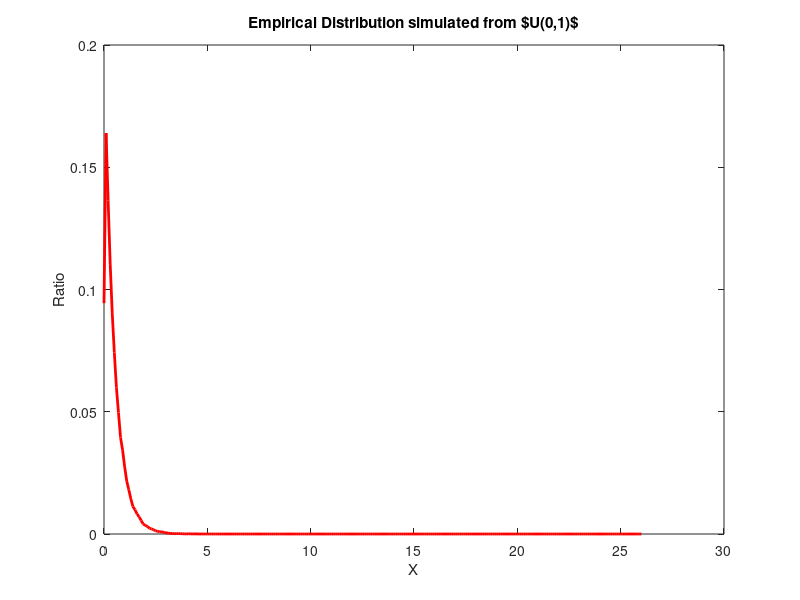

Source code (MATLAB):
%% Lab 4, Chapter 6 - Simulation. (Due on 09:00 PM, Feb 27, 2015)
% Random number generator is based on the simulation theory.
% Simulation is to accosiate two distributions, specifically speaking,
% associate the probability of two events defined on two random variables X and Y.
% X, Y can be either discrete, or continuouse.

%% Generate random numbers for random variable $X\sim Bin(3, 0.5)$ 
%% 
% *A. Generate 10000 numbers directly from binornd() function*
numOfPoints = 10^5;
n = 3;
p = 0.5;
xs = binornd(n, 0.5, [1, numOfPoints]); 
max(xs);
min(xs);

%%
% Now let's draw the empirical distribution of the random numbers.
% Let's count the number of random numbers we get for values {0, 1, 2, 3}, respectively.
valueCounts = hist(xs, 0:1:3);
valueRatios = valueCounts / numOfPoints;
plot(0:1:3, valueRatios,'r.', 'MarkerSize', 40);
title('Empirical Distribution');
xlabel('X');
ylabel('Ratio');

%% 
% *B. Generate 10000 binormial numbers by simulation using $U\sim U(0,1)$ distribution.*
% According to the table of Homework Q1.
%%
% $P(X = 0) = P(0 \leq U < 1/8) = 1/8, P(X = 1) = P(1/8 \leq U < 4/8) =
% 3/8$, 
%%
% $P(X = 2) = P(4/8 \leq U < 7/8) = 3/8, P(X = 3) = P(7/8 \leq U < 1) = 1/8$.
% So the code would be, 
%%
% 1) if we get a random number u within [0, 1/8), we assume we get the a 0 for X, 
%%
% 2) else if we get a random number u within [1/8, 4/8), we assume we get a 1 for X, 
%%
% 3) else if we get a random number u within [4/8, 7/8), we assume we get a 2 for X, 
%%
% 4) else if we get a random number u within [7/8,1) we assume we get a 3 for X. 

xs_simulated = [];
us = unifrnd(0,1, [1,numOfPoints]);
for i = 1:numOfPoints
    u = us(i);
    if( u >= 0 && u < 1/8)
        x = 0;
    elseif( u >= 1/8 && u < 4/8 )
        x = 1;
    elseif( u >= 4/8 && u < 7/8 )
        x = 2;
    elseif( u>= 7/8 && u < 1 )
        x = 3;
    end
    xs_simulated(i) = x;
end

%%
% Plot the empirical distribution for xs_simulated
valueCounts = hist(xs_simulated, 0:3);
valueRatios = valueCounts / numOfPoints;
plot(0:3, valueRatios,'r.', 'MarkerSize', 40);
title('Empirical Distribution simulated from $U(0,1)');
xlabel('X');
ylabel('Ratio');

%% Generate random numbers for random variable $X \sim Exp(2)$
% *A. Generate 10000 numbers directly from exprnd() function*
numOfPoints = 10^5;
lambda = 2;
xs = exprnd(1/lambda, [1, numOfPoints]);  % Pay attention exprnd() takes a parameter mu, which is 1/lambda.
max(xs);
min(xs);

%%
% Now we can draw the empirical distribution for xs.
% Since xs can be [0, infinity), we will set the stepsize a little smaller,
% but not too small.
valueCounts = hist(xs, 0:0.1:26);
valueRatios = valueCounts / numOfPoints;
plot(0:0.1:26, valueRatios,'r-','LineWidth', 2);
title('Empirical Distribution');
xlabel('X');
ylabel('Ratio');

% *B. Generate 10000 numbers by simulation using $U\sim U(0,1)$ distribution.*
%% 
% According to the formula in Homework 5 Q3. The simulation rule is:
%%
% $x = -\frac{1}{2}ln(1-u)$. So the pseducode shall be:
%%
% For any random number u we get, let $~~~x = -\frac{1}{2}ln(1-u)$.
xs_simulated = [];
us = unifrnd(0,1, [1,numOfPoints]);
for i = 1:numOfPoints
    u = us(i);
    x = -1/2 * log(1 - u);
    xs_simulated(i) = x;
end
valueCounts = hist(xs_simulated, 0:0.1:26);
valueRatios = valueCounts / numOfPoints;
plot(0:0.1:26, valueRatios,'r-','LineWidth', 2);
title('Empirical Distribution simulated from $U(0,1)$');
xlabel('X');
ylabel('Ratio');


%% Assignments
% *Question1* . Generate 100000 random numbers for $X \sim Geo(0.5)$
% distribution.
%%
% a). Generate using Matlab built-in function
% <http://www.mathworks.com/help/stats/geornd.html geornd()>.
%%
% b). Generate by simulation using $U \sim U(0,1)$ distribution.
%%
% c). Draw the empirical distribution for the numbers generated from a) or b). Do they look similar?
%%
% *Extra Credits(5 points)* . Generate 100000 random numbers for $X \sim Par(3)$ distribution.
%%
% a). Generate using Matlab built-in function <http://www.mathworks.com/help/stats/gprnd.html gprnd()> . (Hint: To get
% Par(3), with $\alpha = 3$. You need to set the $k = 1/\alpha, sigma= 1/\alpha, theta = 1$.)
%%
% b). Generate by simulation using $U \sim U(0,1)$ distribution.
%%
% c). Draw the empirical distribution for the numbers generated from a) or
% b). Do they look similar?

%%
% Submission: Put all of your code, figures, writeups in a single document with .doc or .docx or .pdf format. Submit the document through blackboard. Attention, .txt format is not acceptable.